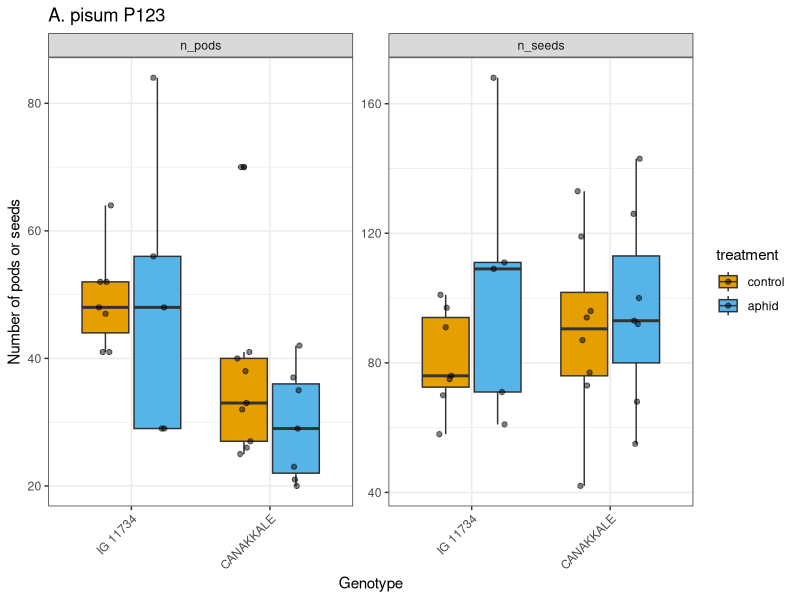
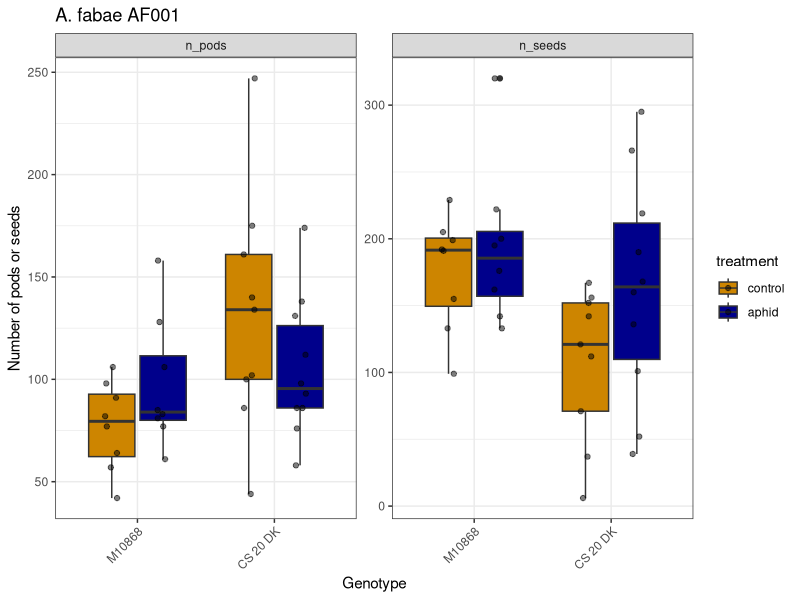

These figures' R source, in order:
## ---- chunk 1
#| echo: false
#| message: false
#| warning: false

library(tidyverse)
library(patchwork)
library(glue)
library(knitr)
library(broom)
## ---- chunk 2
#| echo: false
#| message: false
#| warning: false
#| 
data_fitness <- read.csv("../../../01.data/P2-XP011_fitness_of_selected_genotypes/harvest_data.csv", 
                         stringsAsFactors = FALSE, na.strings = c("NA")) %>% 
  mutate(treatment = factor(treatment, levels = c("control", "aphid")))  %>% 
  mutate(name = factor(name, levels = c("IG 11734", "CANAKKALE", "M10868", "CS 20 DK")))
## ---- chunk 3
#| echo: false
#| message: false
#| warning: false

n_seeds_per_genotype <- 
  data_fitness %>%
  filter(treatment == "control") %>%
  group_by(name) %>%
  summarise(total_n_seeds = sum(n_seeds, na.rm = TRUE))

n_seeds_per_genotype %>% knitr::kable()
## ---- chunk 4
#| echo: false
#| message: false
#| warning: false


n_plants_per_genotype <- 
  data_fitness %>%
  # remove plant without pod count or seed count
  filter(!is.na(n_pods)) %>%
  filter(treatment == "control") %>%
  select(name, aphid_species, plant_id) %>%
  group_by(name, aphid_species) %>%
  summarise(n_plants = n());

# Add to n_seeds_per_genotype
n_seeds_per_genotype_and_per_plant <- 
  n_seeds_per_genotype %>%
  left_join(n_plants_per_genotype, by = c("name")) %>% 
  mutate(n_seeds_per_plant = round(total_n_seeds/n_plants, digits = 0));

n_seeds_per_genotype_and_per_plant %>% knitr::kable()
## ---- chunk 5
#| echo: false
#| message: false
#| warning: false

# create a function to plot the number of pods or seeds depending on the aphid species based on p1
create_plot_per_aphid <- function(my_df, aphid = "A. fabae AF001", my_palette = c("#E69F00", "#56B4E9")) {
  my_aphid_plot <- my_df %>%
    # remove plant without pod count or seed count
    filter(!is.na(n_pods)) %>%
    filter(aphid_species == {{ aphid }}) %>%
    select(name, treatment, aphid_species, n_pods, n_seeds) %>%
    pivot_longer(cols = - c(name, treatment, aphid_species), 
                 names_to = "n_type", 
                 values_to = "nb") %>% 
    ggplot(aes(x = name, y = nb, fill = treatment)) +
    geom_boxplot() +
    geom_point(position = position_jitterdodge(jitter.width = 0.2, dodge.width = 0.75), alpha = 0.5) +
    facet_wrap(~ n_type, scales = "free_y") +
    theme_bw() +
    labs(x = "Genotype", y = "Number of pods or seeds") +
    scale_fill_manual(values = my_palette) +
    theme(axis.text.x = element_text(angle = 45, hjust = 1));
  return(my_aphid_plot)
}

## ---- chunk 6
#| echo: false
#| message: false
#| warning: false

# A. pisum P123
p1 <- create_plot_per_aphid(my_df = data_fitness, aphid = "A. pisum P123");p1 + ggtitle("A. pisum P123")

# A. fabae AF001
p2 <- create_plot_per_aphid(my_df = data_fitness, aphid = "A. fabae AF001", my_palette = c("orange3", "darkblue"));p2 + ggtitle("A. fabae AF001")

## ---- chunk 7
#| echo: false
#| message: false
#| warning: false

# P123
data_fitness %>%
  # remove plant without pod count or seed count
  filter(!is.na(n_pods)) %>%
  filter(aphid_species == "A. pisum P123") %>%
  aov(n_pods ~ treatment + name + treatment:name, data = .) %>%
  # use broom to convert results to df
  broom::tidy() %>% 
  # add significance
  mutate(significance = case_when(p.value < 0.001 ~ "***",
                                  p.value < 0.01 ~ "**",
                                  p.value < 0.05 ~ "*",
                                  TRUE ~ "ns")) %>% 
  knitr::kable()
## ---- chunk 8
#| echo: false
#| message: false
#| warning: false

# P123 and n_seeds
data_fitness %>%
  # remove plant without pod count or seed count
  filter(!is.na(n_pods)) %>%
  filter(aphid_species == "A. pisum P123") %>%
  aov(n_seeds ~ treatment + name + treatment:name, data = .) %>%
  # use broom to convert results to df
  broom::tidy() %>% 
  # add significance
  mutate(significance = case_when(p.value < 0.001 ~ "***",
                                  p.value < 0.01 ~ "**",
                                  p.value < 0.05 ~ "*",
                                  TRUE ~ "ns")) %>% 
  knitr::kable()
## ---- chunk 9
#| echo: false
#| message: false
#| warning: false

# AF001
data_fitness %>%
  # remove plant without pod count or seed count
  filter(!is.na(n_pods)) %>%
  filter(aphid_species == "A. fabae AF001") %>%
  aov(n_pods ~ treatment + name + treatment:name, data = .) %>%
  # use broom to convert results to df
  broom::tidy() %>% 
  # add significance
  mutate(significance = case_when(p.value < 0.001 ~ "***",
                                  p.value < 0.01 ~ "**",
                                  p.value < 0.05 ~ "*",
                                  TRUE ~ "ns")) %>% 
  knitr::kable()
## ---- chunk 10
#| echo: false
#| message: false
#| warning: false


# AF001 and n_seeds
data_fitness %>%
  # remove plant without pod count or seed count
  filter(!is.na(n_pods)) %>%
  filter(aphid_species == "A. fabae AF001") %>%
  aov(n_seeds ~ treatment + name + treatment:name, data = .) %>%
  # use broom to convert results to df
  broom::tidy() %>% 
  # add significance
  mutate(significance = case_when(p.value < 0.001 ~ "***",
                                  p.value < 0.01 ~ "**",
                                  p.value < 0.05 ~ "*",
                                  TRUE ~ "ns")) %>% 
  knitr::kable()
